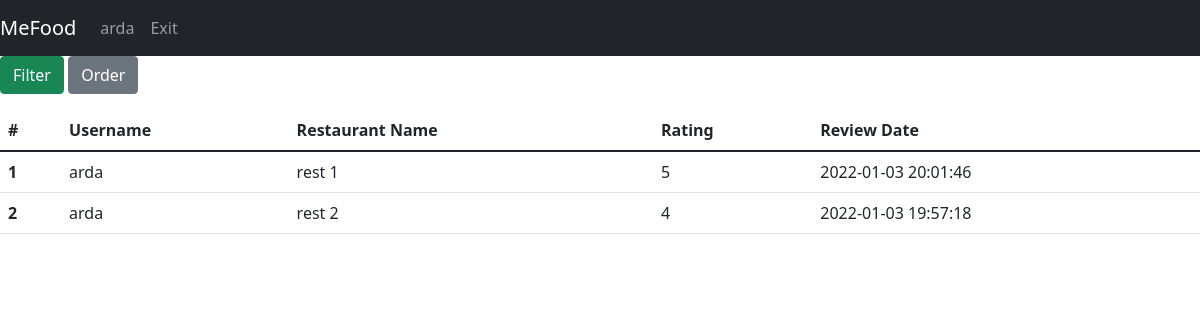
Before: /reviews (signed in) with the older database file.
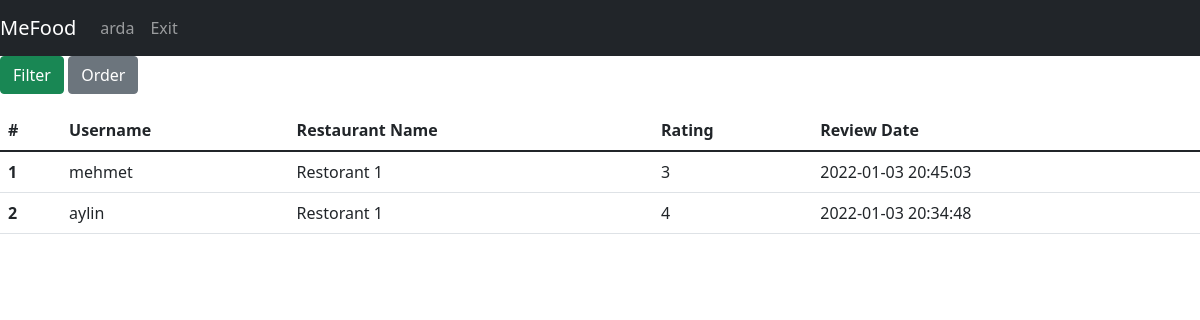
After: the same page with the newer database file.
### tables this page shows
CREATE TABLE review(id INTEGER PRIMARY KEY,rating INTEGER,reviewDate DEFAULT (datetime('now','localtime')), restaurantId int REFERENCES restaurant(id) ON UPDATE CASCADE, userUserName int REFERENCES users(username) ON UPDATE CASCADE);

CREATE TABLE restaurant(id INTEGER PRIMARY KEY, restaurantName varchar(30),address varchar(250),lat Text,lng Text,isOpen binary,averageRating REAL);

### app.py (the view)
def getReviews(cursor, limit=None):
    if limit != None:
        cursor.execute("SELECT review.rating, restaurant.restaurantName, review.userUserName, review.reviewDate FROM review INNER JOIN restaurant ON review.restaurantId = restaurant.id ORDER BY review.reviewDate DESC LIMIT ?",(limit,))
    else:
        cursor.execute("SELECT review.rating, restaurant.restaurantName, review.userUserName, review.reviewDate FROM review INNER JOIN restaurant ON review.restaurantId = restaurant.id ORDER BY review.reviewDate DESC")
    query = cursor.fetchall()
    return query

### app.py (called while the page is built)
def getAllDbData(toGet, limit=None):
    with sqlite3.connect(DATABASE) as database:
        cursor = database.cursor()
    data = {}
    for entity in toGet:
        if entity == "couriers":
            data[entity] = getCouriers(cursor, limit)
        if entity == "users":
            data[entity] = getUsers(cursor, limit)
        if entity == "restaurant":
            data[entity] = getRestaurants(cursor, limit)
        if entity == "menu":
            data[entity] = getMenus(cursor, limit)
        if entity == "orders":
            data[entity] = getOrders(cursor, limit)
        if entity == "reviews":
            data[entity] = getReviews(cursor, limit)
        if entity == "extras":
            data[entity] = getExtras(cursor, limit)
        else:
            pass
    return data

### templates/admin/list_operations/list_reviews.html (shortened to what this page needs)
{% extends 'base.html' %}
{% block navbar %}
<nav class="navbar navbar-expand-lg navbar-dark bg-dark">
    <a class="navbar-brand" href="#">MeFood</a>
    <div class="collapse navbar-collapse" id="navbarNav">
        <ul class="navbar-nav">
          <li class="nav-item active"><a class="nav-link" href="/">{{username}}</a></li>
          <li class="nav-item active"><a class="nav-link" href="/exit">Exit</a></li>
        </ul>
    </div>
</nav>
{% endblock %}
{% block body %}
<p>
  <a class="btn btn-success" data-toggle="collapse" href="#filter" role="button" aria-expanded="false" aria-controls="filter">Filter</a>
  <button class="btn btn-secondary" type="button" data-toggle="collapse" data-target="#order" aria-expanded="false" aria-controls="order">Order</button>
</p>
<div>
    <table class="table">
      <thead class="thead-dark">
        <tr>
            <th scope="col">#</th>
            <th scope="col">Username</th>
            <th scope="col">Restaurant Name</th>
            <th scope="col">Rating</th>
            <th scope="col">Review Date</th>
          </tr>
        </thead>
        <tbody>
          {%for i in range(data["reviews"]|length)%}
          <tr>
            <th scope="row">{{ i+1 }}</th>
              <td>{{ data["reviews"][i][2] }}</td>
              <td>{{ data["reviews"][i][1] }}</td>
              <td>{{ data["reviews"][i][0] }}</td>
            <td>{{ data["reviews"][i][3] }}</td>
          </tr>
        {%endfor%}
      </tbody>
    </table>
</div>
{% endblock %}

Changed rows visible on the page:
no longer on this page (row edited): restaurant: restaurantName "rest 2"
Other visible differences:
new list line: "1"
new list line: "mehmet 3 2022-01-03 20:45:03"
new list line: "Restorant 1"
new list line: "2"
new list line: "aylin 4 2022-01-03 20:34:48"
list line gone: "1"
list line gone: "arda 5 2022-01-03 20:01:46"
list line gone: "rest 1"
list line gone: "2"
list line gone: "arda 4 2022-01-03 19:57:18"
